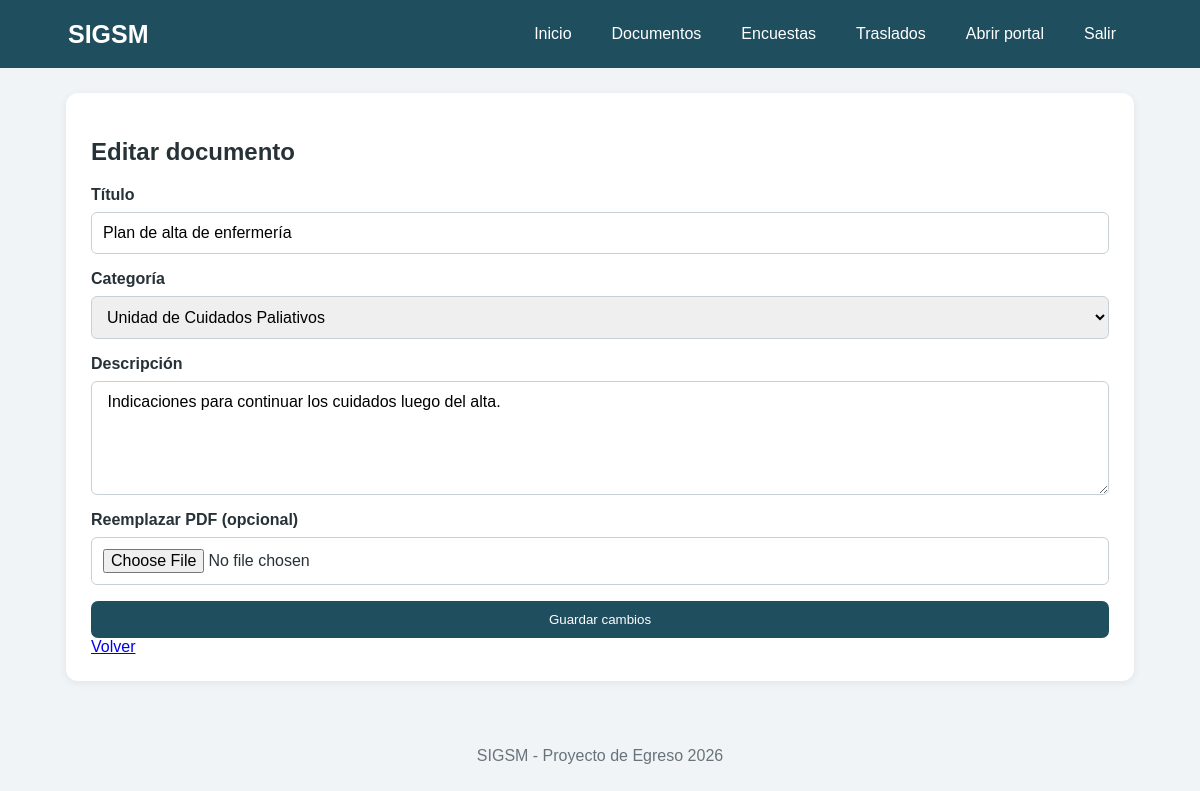
The page /presentacion/editar_documento.php?id=11 (signed in) on the database its author committed.
### tables this page shows
CREATE TABLE documentos (

    id INT AUTO_INCREMENT PRIMARY KEY,

    titulo VARCHAR(150) NOT NULL,

    categoria_id INT NOT NULL,

    descripcion TEXT,

    archivo VARCHAR(255) NOT NULL,

    activo TINYINT(1) NOT NULL DEFAULT 1,

    creado_en TIMESTAMP DEFAULT CURRENT_TIMESTAMP,

    FOREIGN KEY (categoria_id)
        REFERENCES categorias(id),

     
    CONSTRAINT chk_documentos_titulo
        CHECK (CHAR_LENGTH(TRIM(titulo)) >= 3),

    CONSTRAINT chk_documentos_archivo
        CHECK (CHAR_LENGTH(TRIM(archivo)) >= 1),

    CONSTRAINT chk_documentos_activo
        CHECK (activo IN (0,1))

);

CREATE TABLE categorias (

    id INT AUTO_INCREMENT PRIMARY KEY,

    nombre VARCHAR(100) NOT NULL UNIQUE,

     
    CONSTRAINT chk_categorias_nombre
        CHECK (CHAR_LENGTH(TRIM(nombre)) >= 2)

);

### logica/funciones.php (called while the page is built, shortened)
<?php
function limpiar($t) : string {
    return htmlspecialchars($t ?? '', ENT_QUOTES, 'UTF-8');
}

### presentacion/editar_documento.php (the view, shortened to what this page needs)
<?php
require_once __DIR__ . '/../logica/funciones.php';
require_once __DIR__ . '/../datos/conexion.php';
$id = (int)($_GET['id'] ?? 0);
$s = $conexion->prepare('SELECT * FROM documentos WHERE id=? AND activo=1');
$s->execute([$id]);
$doc = $s->fetch(PDO::FETCH_ASSOC);
$cats = $conexion->query('SELECT * FROM categorias ORDER BY nombre')->fetchAll(PDO::FETCH_ASSOC);
require __DIR__ . '/vistas/encabezado.php';
 ?>
<section class="tarjeta">
    <h1>
        Editar documento
    </h1>
    <form method="post" enctype="multipart/form-data">
        <label>
            Título
        </label>
        <input name="titulo" value="<?= limpiar($doc['titulo']) ?>" required>
        <label>
            Categoría
        </label>
        <select name="categoria_id">
            <?php
foreach ($cats as $c) :
 ?> <option value="<?= $c['id'] ?>" <?= $c['id'] == $doc['categoria_id'] ? 'selected' : '' ?>> <?= limpiar($c['nombre']) ?></option> <?php
endforeach;
 ?>
        </select>
        <label>
            Descripción
        </label>
        <textarea name="descripcion" rows="5"> <?= limpiar($doc['descripcion']) ?></textarea>
        <label>
            Reemplazar PDF (opcional)
        </label>
        <input type="file" name="archivo" accept="application/pdf">
        <button>
            Guardar cambios
        </button>
    </form>
    <a href="documentos.php"> Volver</a>
</section>
<?php
require __DIR__ . '/vistas/pie.php';
 ?>

### presentacion/css/estilo.css (style rules this page uses)
* { box-sizing: border-box; }
body { margin: 0; font-family: Arial,sans-serif; background: #f1f4f7; color: #263238; }
.hero, .tarjeta, .documento { background: white; border-radius: 12px; padding: 25px; box-shadow: 0 2px 8px #0001; margin-bottom: 20px; }
.boton, button { display: inline-block; background: #1f4e5f; color: white; border: 0; padding: 11px 16px; border-radius: 7px; text-decoration: none; cursor: pointer; }
form { display: flex; flex-direction: column; gap: 8px; }
input, select, textarea { width: 100%; padding: 11px; border: 1px solid #c8d0d5; border-radius: 6px; font: inherit; margin-bottom: 8px; }
label { font-weight: bold; }

### rows shown on the page
documentos: titulo "Plan de alta de enfermería", categoria_id "Unidad de Cuidados Paliativos", descripcion "Indicaciones para continuar los cuidados luego del alta."
